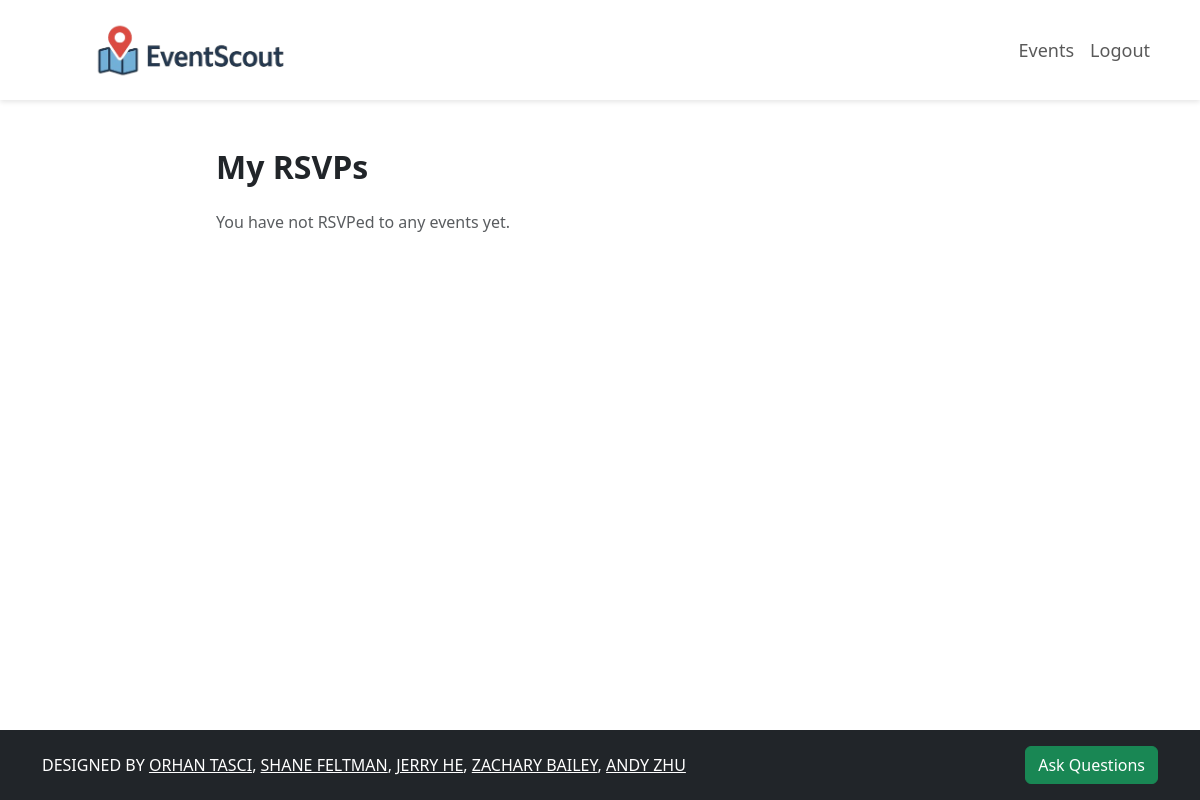
Before: /events/my-rsvps/ (signed in) with the older database file.
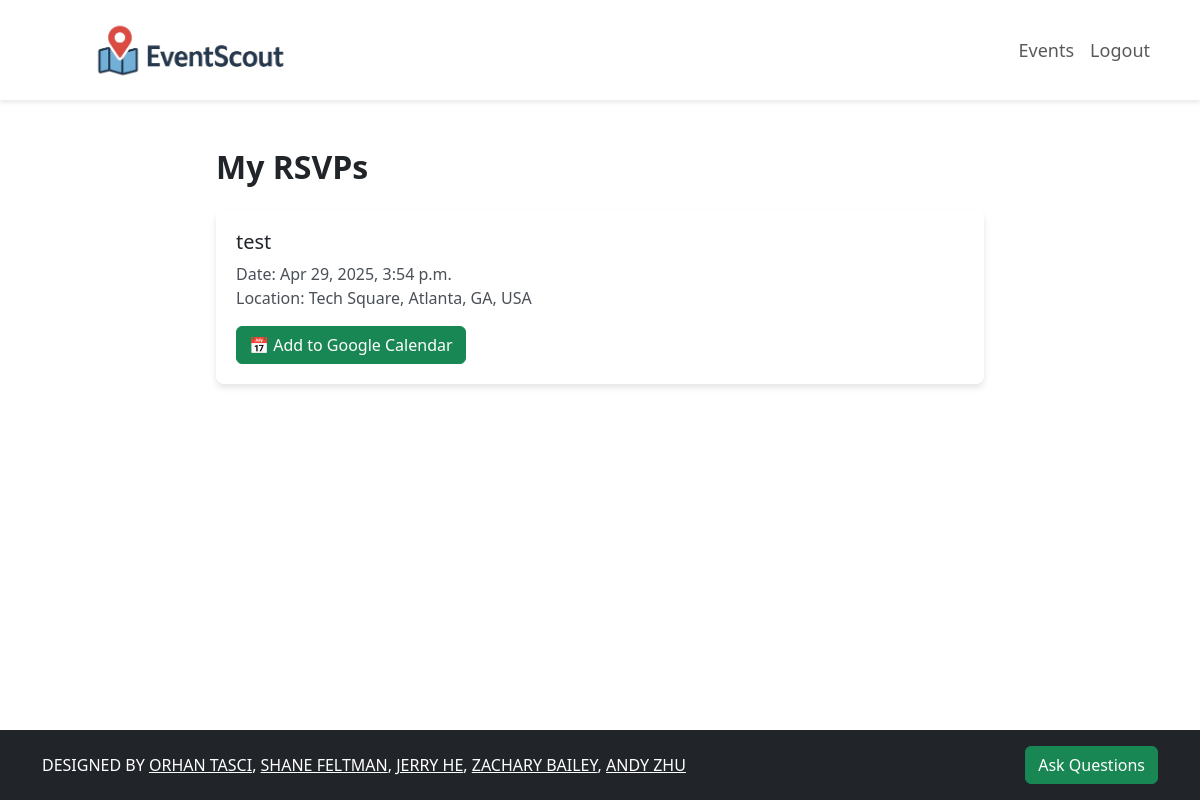
After: the same page with the newer database file.
### createEvents/models.py (models this page shows, shortened)
class RSVP(models.Model):
    event = models.ForeignKey(Event, on_delete=models.CASCADE, related_name='rsvps')
    first_name = models.CharField(max_length=100)
    last_name = models.CharField(max_length=100)
    email = models.EmailField()
    phone = models.CharField(max_length=20)
    gender = models.CharField(max_length=100, choices = genderChoices, default = 'other')
    age = models.IntegerField(default = 18)
    created_at = models.DateTimeField(auto_now_add=True)

class Event(models.Model):
    title = models.CharField(max_length=200)
    description = models.TextField()
    location = models.CharField(max_length=255)
    latitude = models.DecimalField(
        max_digits=9,
        decimal_places=6,
        null=True,
        blank=True
    )
    longitude = models.DecimalField(
        max_digits=9,
        decimal_places=6,
        null=True,
        blank=True
    )
    start_time = models.DateTimeField()
    end_time = models.DateTimeField()
    organizer = models.CharField(max_length=255)
    org_email = models.EmailField(max_length=255, default="a@a.com")
    created_at = models.DateTimeField(auto_now_add=True)

### createEvents/views.py (the view)
# urls.py: path('my-rsvps/', views.my_rsvps, name='events.my_rsvps'),
def my_rsvps(request):
    if not request.user.is_authenticated:
        return redirect('/accounts/login/')
    user_email = request.user.email
    my_rsvps = RSVP.objects.filter(email=user_email)
    rsvp_data = []
    for rsvp in my_rsvps:
        event = rsvp.event
        start = event.start_time.strftime("%Y%m%dT%H%M%SZ")
        end = event.end_time.strftime("%Y%m%dT%H%M%SZ")
        params = {
            'action': 'TEMPLATE',
            'text': event.title,
            'dates': f'{start}/{end}',
            'details': event.description,
            'location': event.location,
        }
        calendar_url = "https://www.google.com/calendar/render?" + urlencode(params)
        rsvp_data.append({
            'rsvp': rsvp,
            'calendar_url': calendar_url,
        })
    context = {
        'rsvp_data': rsvp_data
    }
    return render(request, 'createEvents/my_rsvps.html', context)

### createEvents/templates/createEvents/my_rsvps.html (shortened to what this page needs)
{% extends 'base.html' %}
{% block content %}
<div class="rsvps-container">
    <h1 class="fs-2 fw-bold text-dark mb-4">My RSVPs</h1>
    {% if rsvp_data %}
        {% for item in rsvp_data %}
            <div class="rsvp-card card">
                <div class="card-body">
                    <h2 class="card-title">{{ item.rsvp.event.title }}</h2>
                    <p class="card-text mb-0">
                        Date: {{ item.rsvp.event.start_time|date:"M d, Y, g:i a" }}<br>
                        Location: {{ item.rsvp.event.location }}
                    </p>
                    <a href="{{ item.calendar_url }}" target="_blank" class="btn btn-success mt-3">
                        📅 Add to Google Calendar
                    </a>
                </div>
            </div>
        {% endfor %}
    {% else %}
        <p class="text-muted">You have not RSVPed to any events yet.</p>
    {% endif %}
</div>
{% endblock %}

Changed rows visible on the page:
added RSVP: rsvp.event "test", rsvp.event.start_time "Apr 29, 2025, 3:54 p.m.", rsvp.event.location "Tech Square, Atlanta, GA, USA"
Other visible differences:
text no longer shown: "You have not RSVPed to any events yet."
